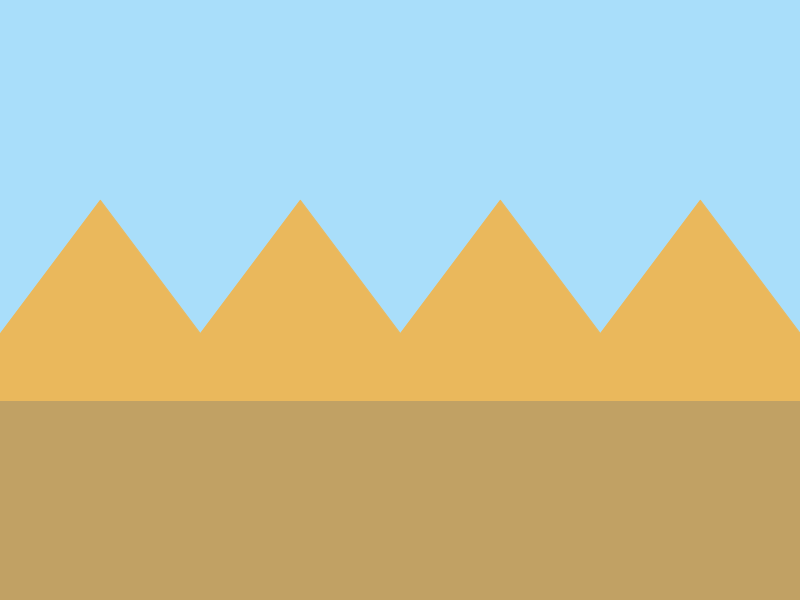
Frame 1 (no input)
Frame 60 (the mouse pressed at the canvas centre just before this capture): identical to frame 1, image omitted
Frame 120 (the mouse held since frame 60 and released just before this capture): identical to frame 1, image omitted

The Processing sketch that drew this single still picture (run headless with seeded random() and noise(); from frame 60 on, the mouse is pressed at the canvas centre):

// Processing sketch: tatooine
// ── tatooine.pde
int x;

void setup() {
  size(800,600);
  
  translate(400,300);
  x = 0;
}

void draw() {
  background(169,222,250);
  //ground
  stroke(193,161,100);
  fill(193,161,100);
  rect(0,400,800,200);
  
 mountain();
  
}

void mountain() {
  //background mountain
  stroke(234,184,92);
  fill(234,184,92);
  triangle(-50,400,100,200,250,400);
  triangle(150,400,300,200,450,400);
  triangle(350,400,500,200,650,400);
  triangle(550,400,700,200,850,400);
  
 
}
